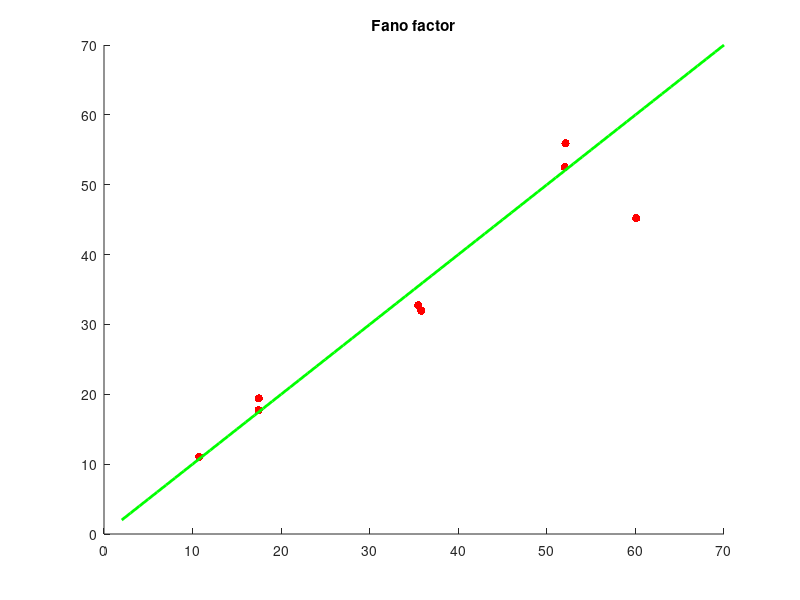

This figure's MATLAB source:
% EE239AS.2, Spring 2017
% hw3_2_e

% Cong Peng, 904760493

clear all;
r0 = 35; rmax = 60; smax = 90; k = 0:7; s = k*45;
lambda = r0 + (rmax - r0)*cosd(s-smax);
S = cell(1,8);
mean_spikes = [];
var_spikes = [];

for i = 1:8
    S{i} = poissrnd(lambda(i), 1, 100);
    mean_spikes(i) = mean(S{i});
    var_spikes(i) = var(S{i});
end

scatter(mean_spikes, var_spikes, 'r', 'filled');
hold on;
plot([2:70],[2:70], 'g', 'Linewidth', 2);
title('Fano factor');